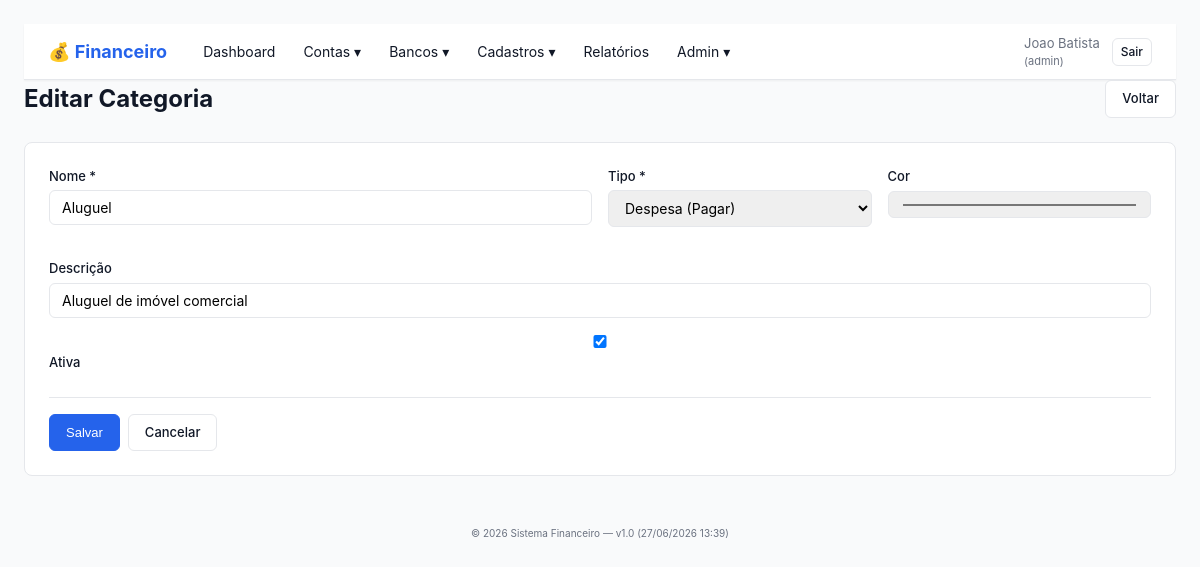
The app's page /categoria_form.php?id=1 (signed in) with its own data.
### tables this page shows
CREATE TABLE categorias (
    id INT(11) NOT NULL AUTO_INCREMENT,
    empresa_id INT(11) NOT NULL,
    nome VARCHAR(100) NOT NULL,
    tipo ENUM('despesa','receita','ambos') DEFAULT 'despesa',
    cor VARCHAR(7) DEFAULT '#6c757d' COMMENT 'Cor em hex (#RRGGBB)',
    descricao VARCHAR(255),
    ativo TINYINT(1) DEFAULT 1,
    data_criacao TIMESTAMP DEFAULT CURRENT_TIMESTAMP,
    PRIMARY KEY (id),
    INDEX idx_empresa (empresa_id),
    INDEX idx_nome (nome),
    INDEX idx_tipo (tipo),
    FOREIGN KEY (empresa_id) REFERENCES empresas(id) ON DELETE CASCADE
);

### src/lib/Helper.php (called while the page is built, shortened)
<?php
function layout(string $titulo, string $view, array $vars = []): void
{
    extract($vars, EXTR_SKIP);
    require FINANCEIRO_SRC . '/views/layout/header.php';
    require FINANCEIRO_SRC . '/views/layout/navbar.php';
    require FINANCEIRO_SRC . '/views/' . $view;
    require FINANCEIRO_SRC . '/views/layout/footer.php';
}

### src/controllers/CategoriaController.php (called while the page is built, shortened)
<?php
final class CategoriaController
{
    public function form(): void
    {
        $id = (int)($_GET['id'] ?? 0);
        $categoria = null;
        if ($id > 0) {
            $db = Database::getConnection();
            $stmt = $db->prepare('SELECT * FROM categorias WHERE id = ? AND empresa_id = ?');
            $stmt->execute([$id, Auth::user()['empresa_id']]);
            $categoria = $stmt->fetch();
        }
        layout($categoria ? 'Editar Categoria' : 'Nova Categoria', 'categorias/form.php', [
            'categoria' => $categoria,
        ]);
    }
}

### public/categoria_form.php (called while the page is built, shortened)
<?php
(new CategoriaController)->form();

### src/views/categorias/form.php (the view, shortened to what this page needs)
<div class="page-header">
    <h1><?= $categoria ? 'Editar' : 'Nova' ?> Categoria</h1>
    <a href="categorias.php" class="btn">Voltar</a>
</div>
<form method="post" action="categoria_salvar.php" class="form">
    <div class="row">
        <div class="form-group col-6">
            <label>Nome *</label>
            <input type="text" name="nome" required maxlength="100"
                   value="<?= htmlspecialchars($categoria['nome'] ?? '') ?>">
        </div>
        <div class="form-group col-3">
            <label>Tipo *</label>
            <select name="tipo" required>
                <?php $tipo = $categoria['tipo'] ?? 'despesa'; ?>
                <option value="despesa" <?= $tipo === 'despesa' ? 'selected' : '' ?>>Despesa (Pagar)</option>
            </select>
        </div>
        <div class="form-group col-3">
            <label>Cor</label>
            <input type="color" name="cor" value="<?= htmlspecialchars($categoria['cor'] ?? '#6c757d') ?>">
        </div>
    </div>
    <div class="form-group">
        <label>Descrição</label>
        <input type="text" name="descricao" maxlength="255"
               value="<?= htmlspecialchars($categoria['descricao'] ?? '') ?>">
    </div>
    <div class="form-group">
        <label>
            <input type="checkbox" name="ativo" value="1" <?= (!$categoria || $categoria['ativo']) ? 'checked' : '' ?>>
            Ativa
        </label>
    </div>
    <div class="form-actions">
        <button type="submit" class="btn btn-primary">Salvar</button>
        <a href="categorias.php" class="btn">Cancelar</a>
    </div>
</form>

### public/assets/financeiro.css (style rules this page uses)
* { box-sizing: border-box; margin: 0; padding: 0; }
:root { --color-primary: #2563eb; --color-primary-dark: #1d4ed8; --color-success: #16a34a; --color-warning: #d97706; --color-danger: #dc2626; --color-info: #0891b2; --color-secondary: #6b7280; --color-bg: #f9fafb; --color-surface: #ffffff; --color-text: #111827; --color-text-muted: #6b7280; --color-border: #e5e7eb; --shadow-sm: 0 1px 2px 0 rgba(0,0,0,0.05); --shadow: 0 1px 3px 0 rgba(0,0,0,0.1), 0 1px 2px 0 rgba(0,0,0,0.06); }
body { font-family: -apple-system, BlinkMacSystemFont, "Segoe UI", Roboto, "Helvetica Neue", Arial, sans-serif; background: var(--color-bg); color: var(--color-text); line-height: 1.5; font-size: 14px; }
.page-header { display: flex; justify-content: space-between; align-items: center; margin-bottom: 24px; flex-wrap: wrap; gap: 12px; }
.page-header h1 { font-size: 24px; color: var(--color-text); }
.btn { padding: 8px 16px; border: 1px solid var(--color-border); border-radius: 6px; background: var(--color-surface); color: var(--color-text); cursor: pointer; text-decoration: none; font-size: 13px; font-weight: 500; transition: all 0.15s; display: inline-block; }
.btn-primary { background: var(--color-primary); border-color: var(--color-primary); color: white; }
.row { display: flex; flex-wrap: wrap; gap: 16px; margin-bottom: 16px; }
.row .col-3 { flex: 0 0 calc(25% - 12px); }
.row .col-6 { flex: 0 0 calc(50% - 8px); }
.form { background: var(--color-surface); border: 1px solid var(--color-border); border-radius: 8px; padding: 24px; margin-bottom: 24px; }
.form-group { margin-bottom: 16px; }
.form-group label { display: block; margin-bottom: 4px; font-size: 13px; font-weight: 500; color: var(--color-text); }
.form-group input, .form-group select, .form-group textarea { width: 100%; padding: 8px 12px; border: 1px solid var(--color-border); border-radius: 6px; font-size: 14px; font-family: inherit; }
.form-actions { display: flex; gap: 8px; margin-top: 24px; padding-top: 16px; border-top: 1px solid var(--color-border); }

### records on screen
categorias: nome "Aluguel", tipo "Despesa (Pagar)", cor "#dc2626", descricao "Aluguel de imóvel comercial", ativo "☑"

### other values on screen
$usuario['nome'] "Joao Batista"
$perfil "admin"
